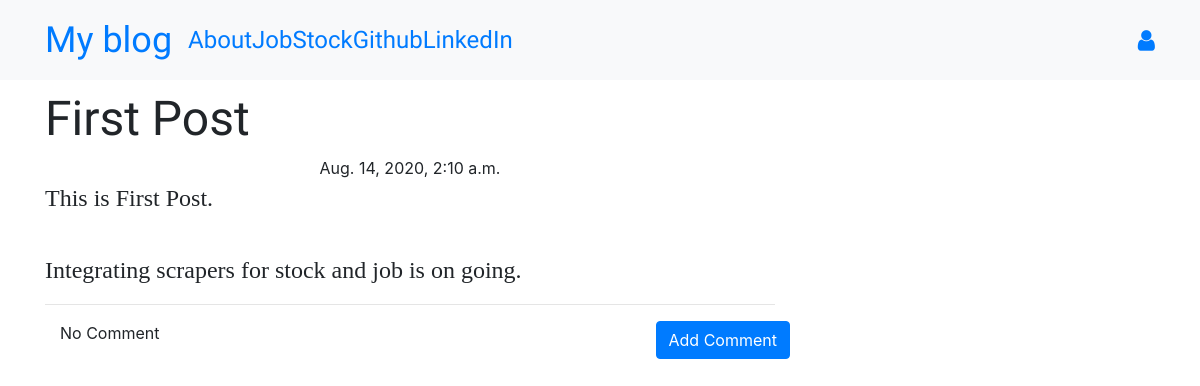
/post/1, run on the app's committed database.
### blog/models.py (models this page shows, shortened)
class Post(models.Model):
    author = models.ForeignKey('auth.User', on_delete=models.CASCADE)
    title = models.CharField(max_length=200)
    text = models.TextField()
    created_date = models.DateTimeField(default=timezone.now)
    published_date = models.DateTimeField(blank=True, null=True)

### blog/views.py (the view)
# urls.py: path('post/<int:pk>',views.Post_Detail_View.as_view(),name='post_detail'),
class Post_Detail_View(DetailView):
    model = Post

### blog/templates/blog/post_detail.html (shortened to what this page needs)
{% extends "blog/base.html" %}
{% block content %}
  <h1 class="posttitle loader">{{ post.title }}</h1>
  {% if post.published_date %}
    <div class="date postdate">
      {{ post.published_date }}
    </div>
  {% else %}
    <a class="btn btn-default" href="{% url 'post_publish' pk=post.pk %}">Publish</a>
  {% endif %}
  <p class="postcontent">{{ post.text|safe|linebreaksbr }}</p>
  <hr>
  <a class="btn btn-primary btn-comment" href="{% url 'add_comment_to_post' pk=post.pk %}">Add Comment</a>
  <div class="container">
    {% for comment in post.coments.all %}
    <br>
      {% if user.is_authenticated or comment.approved_comment %}
        {{ comment.created_date }}
          {% if not comment.approved_comment %}
            <a class="btn btn-primary" href="{% url 'comment_remove' pk=comment.pk %}">
              <span class="glyphicon glyphicon-remove"></span>
            </a>
            <a class="btn btn-primary" href="{% url 'comment_approve' pk=comment.pk %}">
              <span class="glyphicon glyphicon-remove"></span>
            </a>
          {% endif %}
          <p>{{ comment.text|safe|linebreaks }}</p>
          <p>Posted By: {{ comment.author }}</p>
      {% endif %}
      {% empty %}
      <p>No Comment</p>
    {% endfor %}
  </div>
{% endblock %}

### blog/static/css/blog.css (style rules this page uses)
.postdate { text-align: center; }
.posttitle { font-family: 'Sriracha', cursive; font-size: 3em; }
.postcontent { font-family: 'Montserrat'; font-size: 1.5em; }
.btn-comment { position: absolute; right: 0px; }

### data on the page
Post: title "First Post", published_date "Aug. 14, 2020, 2:10 a.m.", text "This is First Post. Integrating scrapers for stock and job is on going."
